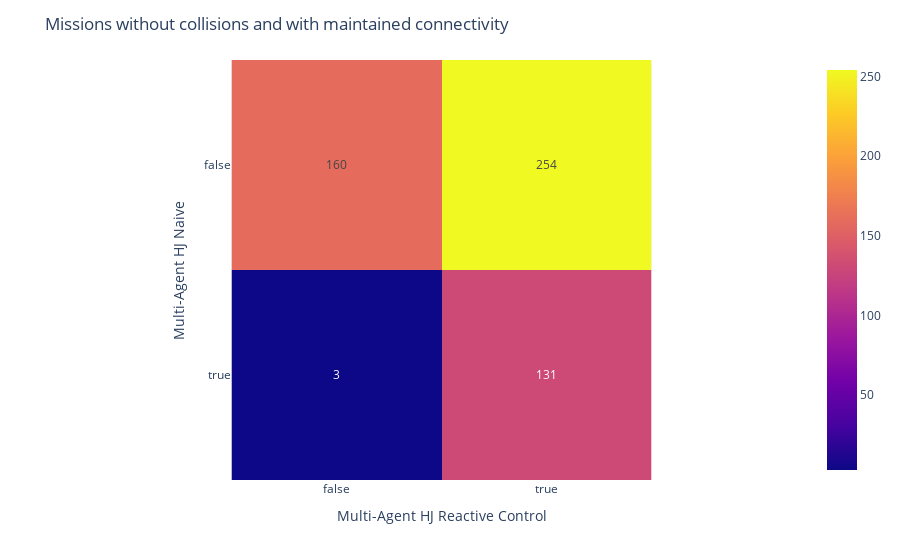

The notebook cell this image was saved under:
### Markdown cell above
+ Connectivity and Collision maintenance performance

### Code cell
connect_objective_reactive = (metrics_hj_reactive["Isolated_platform_metric"]==0) & (metrics_hj_reactive["Number_of_collision"] == 0)
connect_objective_hj_naive = (metrics_hj_naive["Isolated_platform_metric"]==0) & (metrics_hj_naive["Number_of_collision"] == 0)
fig_react_maint = plot_confusion_matrix(connect_objective_hj_naive , connect_objective_reactive , 
    'Multi-Agent HJ Naive', 'Multi-Agent HJ Reactive Control', title_name= 'Missions without collisions and with maintained connectivity')

### Figure 1 — Plotly figure (JSON) as saved in the notebook; plotly's stock layout.template omitted (floating-point values rounded to 4 significant figures)
{"data": [{"coloraxis": "coloraxis", "hovertemplate": "Multi-Agent HJ Reactive Control: %{x}<br>Multi-Agent HJ Naive: %{y}<br>color: %{z}<extra></extra>", "name": "0", "texttemplate": "%{z}", "type": "heatmap", "x": [false, true], "xaxis": "x", "y": [false, true], "yaxis": "y", "z": [[160, 254], [3, 131]]}], "layout": {"coloraxis": {"colorscale": [[0, "#0d0887"], [0.1111, "#46039f"], [0.2222, "#7201a8"], [0.3333, "#9c179e"], [0.4444, "#bd3786"], [0.5556, "#d8576b"], [0.6667, "#ed7953"], [0.7778, "#fb9f3a"], [0.8889, "#fdca26"], [1, "#f0f921"]]}, "margin": {"t": 60}, "title": {"text": "Missions without collisions and with maintained connectivity"}, "xaxis": {"anchor": "y", "constrain": "domain", "domain": [0, 1], "scaleanchor": "y", "title": {"text": "Multi-Agent HJ Reactive Control"}}, "yaxis": {"anchor": "x", "autorange": "reversed", "constrain": "domain", "domain": [0, 1], "title": {"text": "Multi-Agent HJ Naive"}}}}
